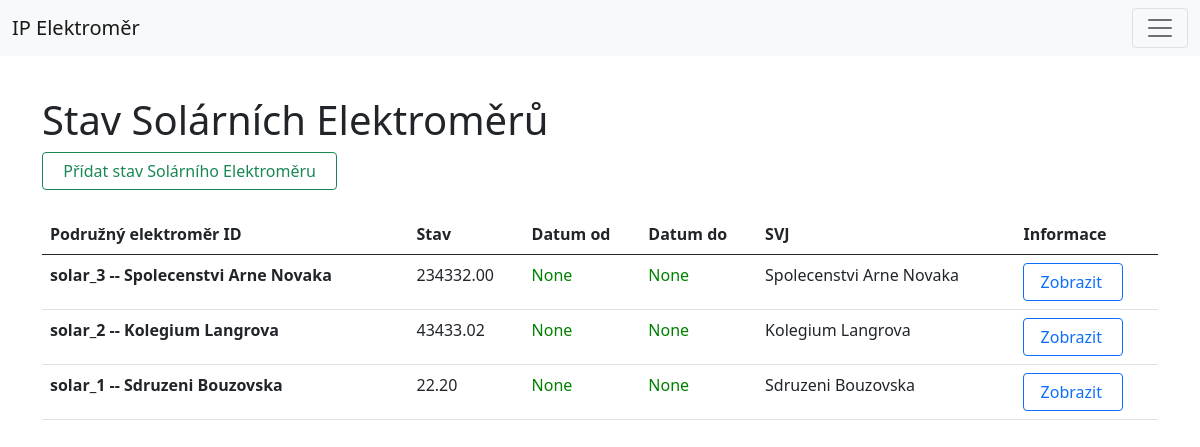
Page /balances_solar (signed in) on the committed database.
### elektromer_app/models.py (models this page shows, shortened)
class Balance_solar(models.Model):
	solar_electrometer = models.ForeignKey(Solar_electrometer, on_delete=models.SET_NULL, null=True)
	balance = models.DecimalField(max_digits=8, decimal_places=2)
	from_date = models.DateField(null=True, blank=True)
	to_date = models.DateField(blank=True, null=True)
	date_created = models.DateTimeField(auto_now_add=True, null=True)
	svj = models.ForeignKey(Svj, on_delete=models.SET_NULL, null=True)
	history = HistoricalRecords()

class Solar_electrometer(models.Model):
	identification_number = models.CharField(max_length=255, null=False)
	from_date = models.DateField(null=False)
	to_date = models.DateField(blank=True, null=True)
	svj = models.ForeignKey(Svj, on_delete=models.SET_NULL, null=True)
	gsm_modul = models.ForeignKey(Gsm_modul, on_delete=models.SET_NULL, null=True)
	date_created = models.DateTimeField(auto_now_add=True, null=True)
	history = HistoricalRecords()
	def __str__(self):
		return str(self.identification_number) + " -- " + str(self.svj)

class Svj(models.Model):
	identification_number = models.CharField(max_length=255, null=False)
	from_date = models.DateField(null=False)
	to_date = models.DateField(blank=True, null=True)
	date_created = models.DateTimeField(auto_now_add=True, null=True)
	name = models.CharField(max_length=255)
	address_street = models.CharField(max_length=255)
	address_orientation_number = models.IntegerField(default=0, null=True, blank=True)
	address_number_subscription= models.IntegerField(default=0)
	address_city = models.CharField(max_length=255)
	address_postal_code = models.IntegerField(default=0)
	account_number = models.CharField(max_length=255, null=True, blank=True)
	energy_supply = models.CharField(max_length=255)
	number_of_flats = models.IntegerField(default=0, null=False)
	history = HistoricalRecords()
	def __str__(self):
		return self.name

### elektromer_app/views.py (the view)
# urls.py: path('balances_solar', views.balances_solar, name="balances_solar"),
@login_required(login_url='login')
def balances_solar(request):
	all_balances_solar = Balance_solar.objects.all()
	form = Balance_solarForm()
	return render (request, 'elektromer_app/balances_solar.html', {'all_balances_solar': all_balances_solar,
		'form': form, })

### templates/elektromer_app/balances_solar.html (shortened to what this page needs)
{% extends 'elektromer_app/base.html' %}
	{% load static %}
	{% block content %}
	<container>
<div class="container" style=" min-width: 90vw;">
<br><br>
<h1>Stav Solárních Elektroměrů</h1>
<a type="button" class="btn btn-outline-success" data-bs-toggle="modal" data-bs-target="#balanceModal"title="Timto tlačítkem můžete přidat solární elektroměr."> &nbsp; Přídat stav Solárního Elektroměru &nbsp;</a></td>
     {% load crispy_forms_tags %}
	<br><br>
	<center>
		<div class="tabulka">
			<table class="table">
			  <thead>
			    <tr>
			      <th scope="col">Podružný elektroměr ID</th>
			      <th scope="col">Stav</th>
			      <th scope="col">Datum od</th>
			      <th scope="col">Datum do</th>
			      <th scope="col">SVJ</th>
			      <th scope="col">Informace</th>
			    </tr>
			  </thead>
			  <tbody>
			    	<tr>
			    		{% for balance_solar in all_balances_solar %}
				      <td scope="row"><b>{{balance_solar.solar_electrometer}}</b></td>
				      <td>{{balance_solar.balance}}</td>
				      <td class="aktivni" style="color: green;"> {{balance_solar.from_date}}</td>
				      <td class="ukoncene" style="color: green;">{{balance_solar.to_date}}</td>
				      <td>{{balance_solar.svj}}</td>
    				  <td><a type="button" class="btn btn-outline-primary" data-bs-toggle="tooltip" title="Timto tlačítkem můžete přejít k zobrazení tohoto stavu Solárního elektroměru." href='{% url "balance_solar" balance_solar.id %}'>&nbsp;Zobrazit &nbsp;</a></td>
			    	</tr>
			    {% endfor %}
			  </tbody>
			</table>
    	</div>
	</center>
	</div>
	{% endblock %}

### rows in the picture
Balance_solar: solar_electrometer "solar_3 -- Spolecenstvi Arne Novaka", balance "234332.00", from_date "None", to_date "None", svj "Spolecenstvi Arne Novaka"
Balance_solar: solar_electrometer "solar_2 -- Kolegium Langrova", balance "43433.02", from_date "None", to_date "None", svj "Kolegium Langrova"
Balance_solar: solar_electrometer "solar_1 -- Sdruzeni Bouzovska", balance "22.20", from_date "None", to_date "None", svj "Sdruzeni Bouzovska"
